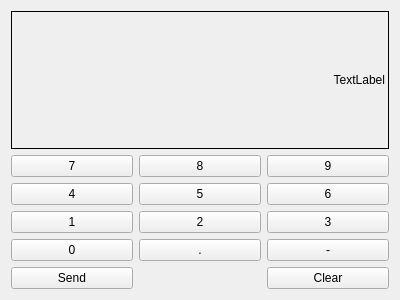
<?xml version="1.0" encoding="UTF-8"?>
<ui version="4.0">
 <class>Form</class>
 <widget class="QWidget" name="Form">
  <property name="geometry">
   <rect>
    <x>0</x>
    <y>0</y>
    <width>400</width>
    <height>300</height>
   </rect>
  </property>
  <property name="windowTitle">
   <string>Form</string>
  </property>
  <layout class="QGridLayout" name="gridLayout">
   <item row="4" column="1">
    <widget class="QPushButton" name="num_pb_8">
     <property name="text">
      <string>8</string>
     </property>
    </widget>
   </item>
   <item row="7" column="2">
    <widget class="QPushButton" name="num_pb_3">
     <property name="text">
      <string>3</string>
     </property>
    </widget>
   </item>
   <item row="5" column="2">
    <widget class="QPushButton" name="num_pb_6">
     <property name="text">
      <string>6</string>
     </property>
    </widget>
   </item>
   <item row="0" column="0" colspan="3">
    <widget class="QLabel" name="label">
     <property name="frameShape">
      <enum>QFrame::Box</enum>
     </property>
     <property name="text">
      <string>TextLabel</string>
     </property>
     <property name="alignment">
      <set>Qt::AlignRight|Qt::AlignTrailing|Qt::AlignVCenter</set>
     </property>
    </widget>
   </item>
   <item row="7" column="1">
    <widget class="QPushButton" name="num_pb_2">
     <property name="text">
      <string>2</string>
     </property>
    </widget>
   </item>
   <item row="4" column="0">
    <widget class="QPushButton" name="num_pb_7">
     <property name="text">
      <string>7</string>
     </property>
    </widget>
   </item>
   <item row="4" column="2">
    <widget class="QPushButton" name="num_pb_9">
     <property name="text">
      <string>9</string>
     </property>
    </widget>
   </item>
   <item row="8" column="0">
    <widget class="QPushButton" name="num_pb_0">
     <property name="text">
      <string>0</string>
     </property>
    </widget>
   </item>
   <item row="5" column="0">
    <widget class="QPushButton" name="num_pb_5">
     <property name="text">
      <string>4</string>
     </property>
    </widget>
   </item>
   <item row="5" column="1">
    <widget class="QPushButton" name="num_pb_4">
     <property name="text">
      <string>5</string>
     </property>
    </widget>
   </item>
   <item row="7" column="0">
    <widget class="QPushButton" name="num_pb_1">
     <property name="text">
      <string>1</string>
     </property>
    </widget>
   </item>
   <item row="8" column="2">
    <widget class="QPushButton" name="pushButton">
     <property name="text">
      <string>-</string>
     </property>
    </widget>
   </item>
   <item row="8" column="1">
    <widget class="QPushButton" name="pushButton_2">
     <property name="text">
      <string>.</string>
     </property>
    </widget>
   </item>
   <item row="9" column="0">
    <widget class="QPushButton" name="pushButton_4">
     <property name="text">
      <string>Send</string>
     </property>
    </widget>
   </item>
   <item row="9" column="2">
    <widget class="QPushButton" name="pushButton_3">
     <property name="text">
      <string>Clear</string>
     </property>
    </widget>
   </item>
  </layout>
 </widget>
 <resources/>
 <connections/>
</ui>
